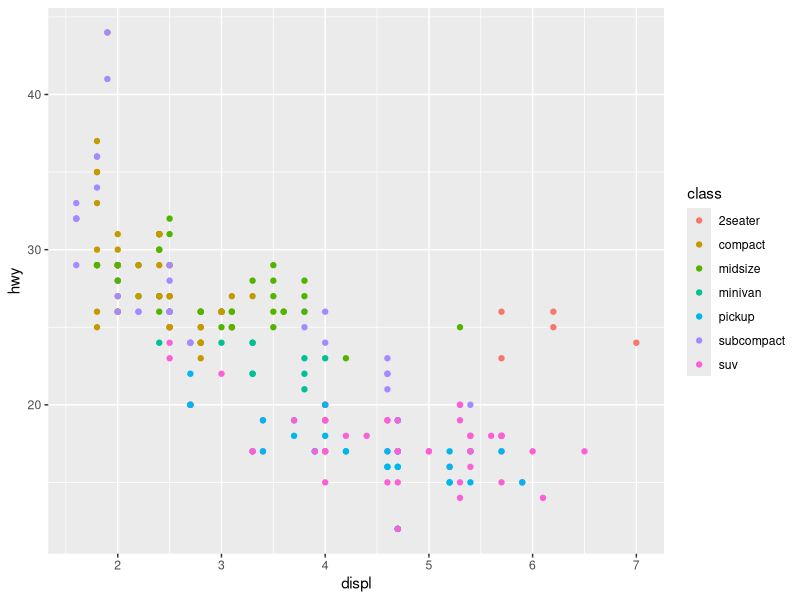
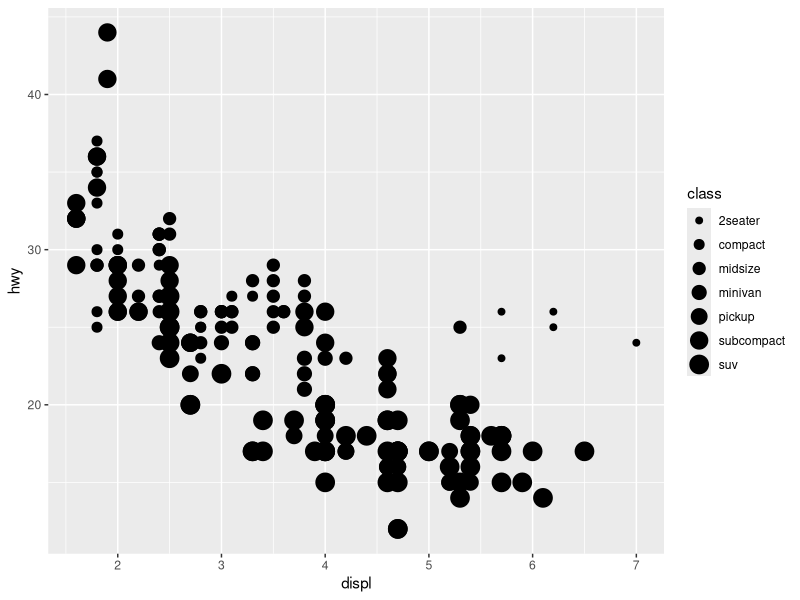
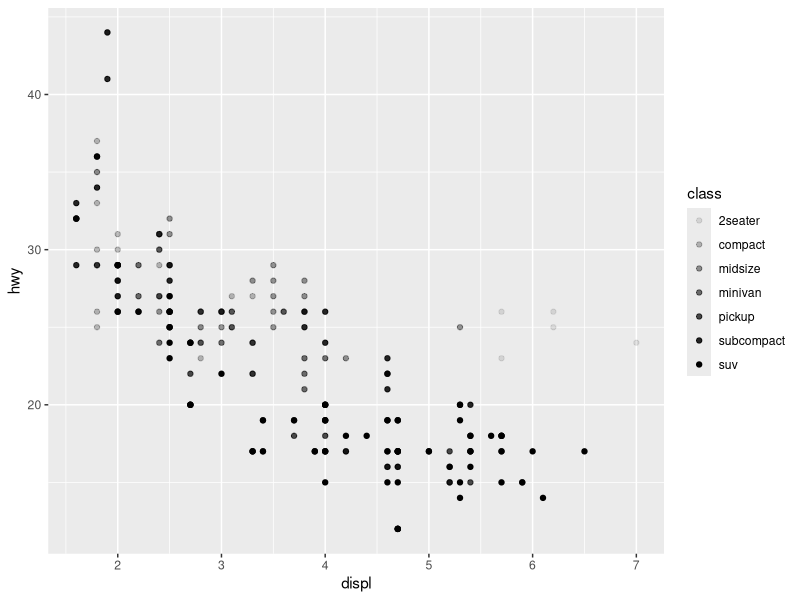
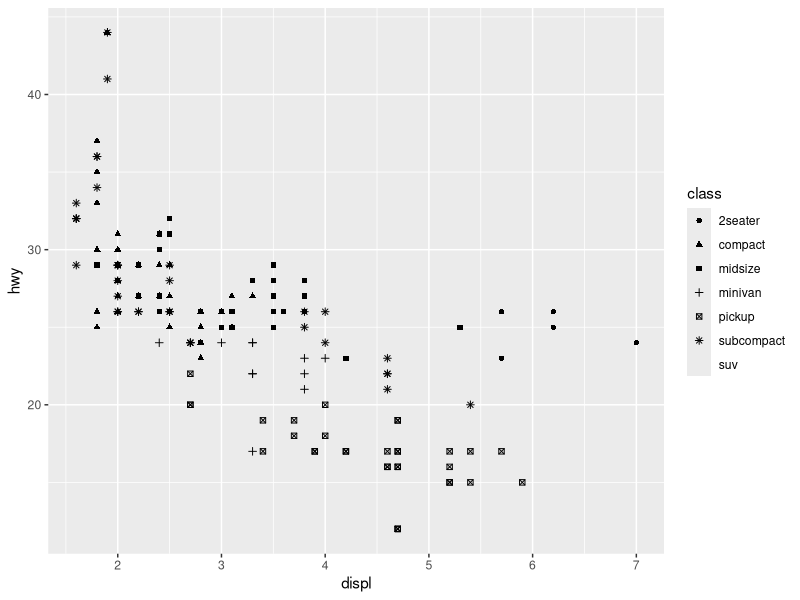
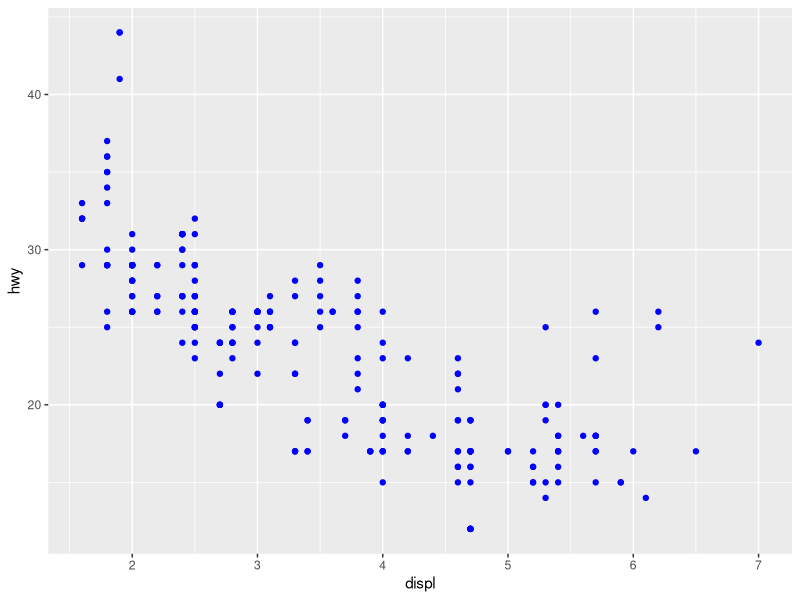
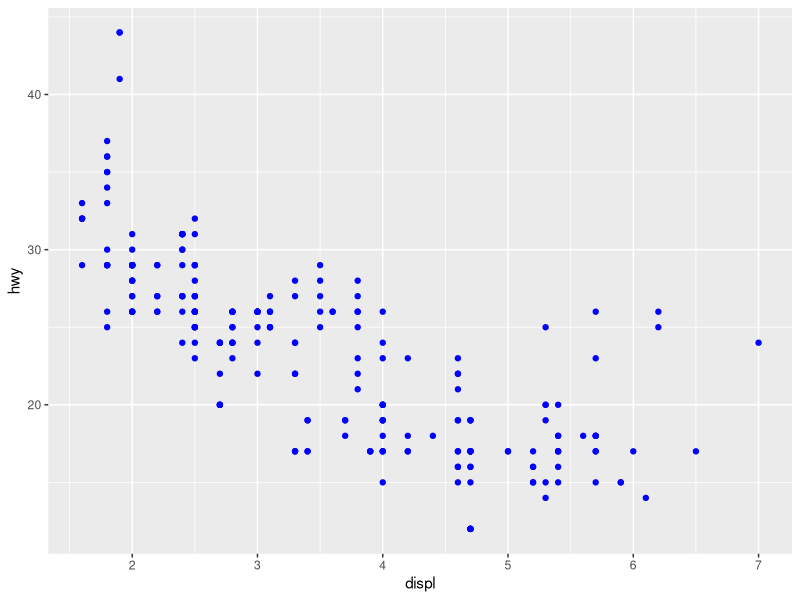
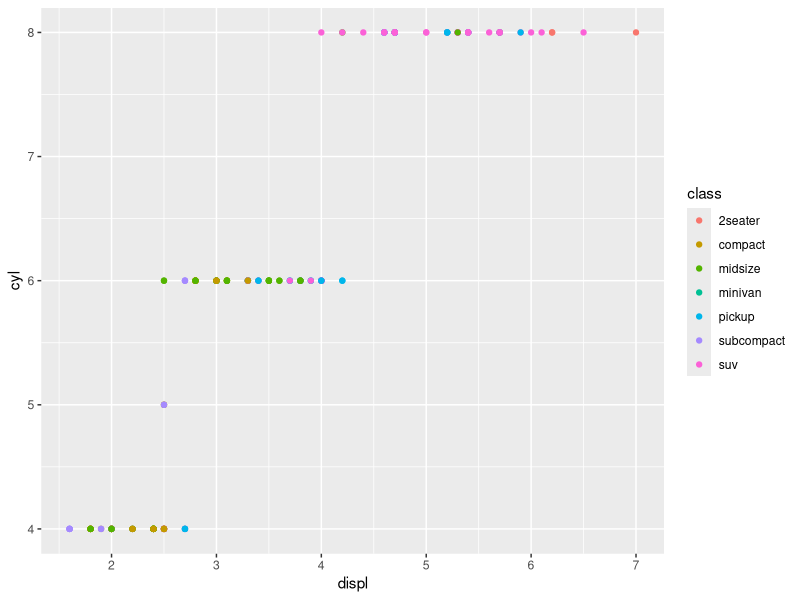
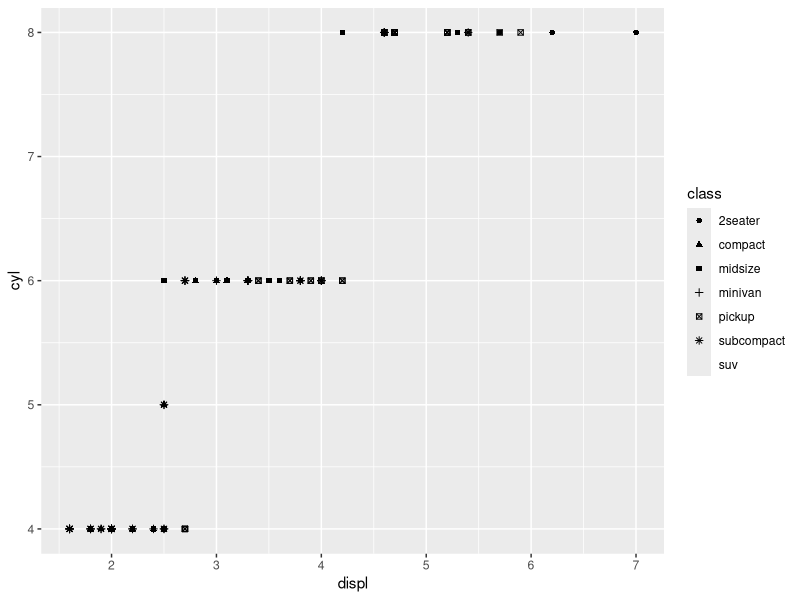

These charts were generated, in order, by the following R code: (Note: this script raises an error after producing the figures.)
## ---- chunk 1
library(tidyverse)

knitr::opts_chunk$set(fig.height = 3, fig.width = 6)

Sys.setlocale(locale = "Lithuanian")
## ---- chunk 2
 ggplot(data = mpg) + 
    geom_point(mapping = aes(x = displ, y = hwy, color = class)) 
## ---- chunk 3
ggplot(data = mpg) + 
     geom_point(mapping = aes(x = displ, y = hwy, size = class)) 
## ---- chunk 4
# alpha – permatomumo skalė
ggplot(data = mpg) + 
    geom_point(mapping = aes(x = displ, y = hwy, alpha = class)) 
## ---- chunk 5
# shape – formų skalė
 ggplot(data = mpg) +
   geom_point(mapping = aes(x = displ, y = hwy, shape = class)) 
## ---- chunk 6
ggplot(data = mpg) + 
     geom_point(mapping = aes(x = displ, y = hwy), color = "blue") 
## ---- chunk 7
ggplot(data = mpg) + 
  geom_point(mapping = aes(x = displ, y = hwy), color = "blue")
## ---- chunk 8
?mpg
#manufacturer - kategorinis
#model - kategorinis
#displ - tolydusis
#year - tolydusis
#cyl - tolydusis
## ---- chunk 9
ggplot(data = mpg) +
  geom_point(mapping = aes(x = displ, y = cyl, color = class))
#size = class, shape = class
## ---- chunk 10
ggplot(data = mpg) +
  geom_point(mapping = aes(x = displ, y = cyl, shape = class))
## ---- chunk 11
ggplot(data = mpg) +
  geom_point(mapping = aes(x = displ, y = model, shape = cty))
## ---- chunk 12
ggplot(data = mpg) +
  geom_point(mapping = aes(x = displ, y = cyl), stroke = 2)
#keicia stori
#reikia naudotis helpu
## ---- chunk 13
ggplot(data = mpg) +
  geom_point(mapping = aes(x = displ, y = cyl, color = class, size = year))
#naudoja abu
## ---- chunk 14
ggplot(data = mpg) +
  geom_point(mapping = aes(x = displ, y = cyl, color = class, shape = class))
## ---- chunk 15
ggplot(data = mpg) +
  geom_point(mapping = aes(x = displ, y = cyl, color = as.factor(displ)))
## ---- chunk 16
ggplot(data = mpg) +
  geom_point(mapping = aes(x = displ, y = cyl), color = "blue")
